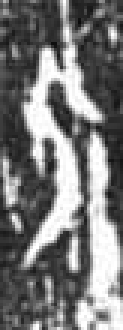
#> input picture 2024mathorcupB/4/train/001001h00786_╖┤-1.bmp, 41 x 110 px, found by its file name (shown 3 times larger); its folder holds only this picture in this run
$ python resize.py
#> lines starting #> are read from the running program, lines starting #| are printed output that depends on the picture
import os
import cv2

def resize_images_with_padding(input_folder, output_folder, target_size):
    """
    将输入文件夹中的图像调整为目标大小，并在调整过程中保持原始图像的比例，填充黑色背景。
    同时生成同名的YOLO格式标注文件。
    """
#> called with target_size = (416, 416)
    os.makedirs(output_folder, exist_ok=True)
    for filename in os.listdir(input_folder):
        if filename.endswith(('.bmp')):
            # 读取图像
            image_path = os.path.join(input_folder, filename)
            image = cv2.imread(image_path)
#> image is the input picture: shape (110, 41, 3); min 11, max 255, mean 120.3
            if image is None:
                print(f"Error: Unable to read image '{filename}'")
                continue

            # 计算调整大小后的图像
            h, w, _ = image.shape
#> h = 110; w = 41
            max_dim = max(h, w)
#> max_dim = 110
            scale = max_dim / max(target_size)
#> scale = 0.264
            new_h = int(h / scale)
#> new_h = 416
            new_w = int(w / scale)
#> new_w = 155
            pad_h = (target_size[1] - new_h) // 2
#> pad_h = 0
            pad_w = (target_size[0] - new_w) // 2
#> pad_w = 130

            # 调整大小并填充黑色背景
            resized_image = cv2.resize(image, (new_w, new_h))
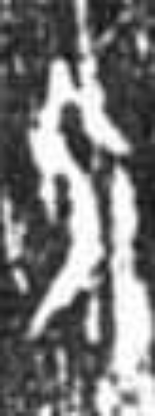
#> resized_image: shape (416, 155, 3); min 14, max 255, mean 120.1
            padded_image = cv2.copyMakeBorder(resized_image, pad_h, pad_h, pad_w, pad_w, cv2.BORDER_CONSTANT, value=(0, 0, 0))
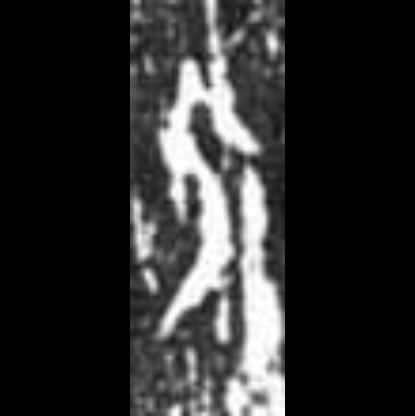
#> padded_image: shape (416, 415, 3); min 0, max 255, mean 44.9

            # 保存调整大小后的图像
            output_path = os.path.join(output_folder, filename)
            cv2.imwrite(output_path, padded_image)
            print(f"Resized '{filename}' with padding to {target_size}")

            # 生成YOLO格式的标注文件
            with open(os.path.join(output_folder, os.path.splitext(filename)[0] + '.txt'), 'w') as f:
                f.write(f"0 {(pad_w + new_w / 2) / target_size[0]} {(pad_h + new_h / 2) / target_size[1]} {new_w / target_size[0]} {new_h / target_size[1]}")

# 输入文件夹和输出文件夹路径
input_folder = 'D:/programme/2022mathorcupB/2024mathorcupB/4/train/'
output_folder = 'D:/programme/2022mathorcupB/2024mathorcupB/4/train_padded/'
# 目标大小
target_size = (416, 416)  # 你可以根据需要修改目标大小

# 调整图像大小并填充黑色背景
resize_images_with_padding(input_folder, output_folder, target_size)

$ run again, on 2024mathorcupB/4/train/001030h09120_╒¤-1.bmp
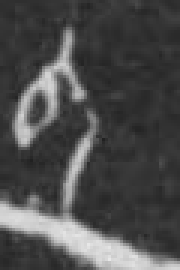
#> input picture 2024mathorcupB/4/train/001030h09120_╒¤-1.bmp, 60 x 90 px, found by its file name (shown 3 times larger)
#> in resize_images_with_padding, image is the input picture: shape (90, 60, 3); min 33, max 232, mean 76.3
#> in resize_images_with_padding, `padded_image = cv2.copyMakeBorder(resized_image, pad_h, pad_h, pad_w, ..`:
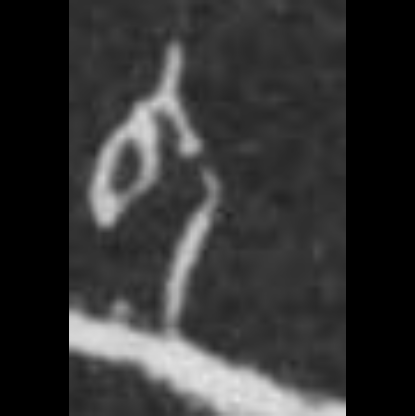
#> padded_image: shape (416, 415, 3); min 0, max 231, mean 50.8

$ run again, on 2024mathorcupB/4/train/001125h37838-1.bmp
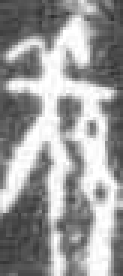
#> input picture 2024mathorcupB/4/train/001125h37838-1.bmp, 41 x 92 px, found by its file name (shown 3 times larger)
#> in resize_images_with_padding, image is the input picture: shape (92, 41, 3); min 45, max 255, mean 154.6
#> in resize_images_with_padding, `resized_image = cv2.resize(image, (new_w, new_h))`:
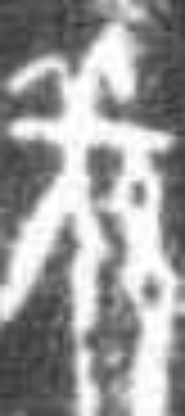
#> resized_image: shape (416, 185, 3); min 50, max 255, mean 154.5
#> in resize_images_with_padding, `padded_image = cv2.copyMakeBorder(resized_image, pad_h, pad_h, pad_w, ..`:
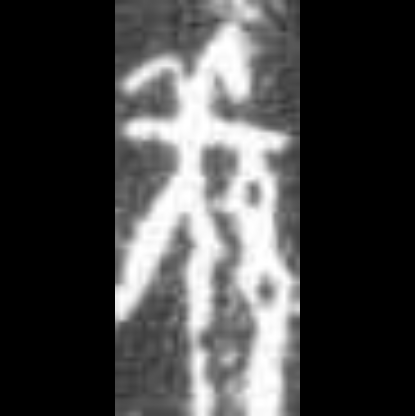
#> padded_image: shape (416, 415, 3); min 0, max 255, mean 68.9

$ run again, on 2024mathorcupB/4/train/001027h07320-1.bmp
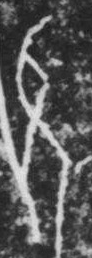
#> input picture 2024mathorcupB/4/train/001027h07320-1.bmp, 92 x 258 px, found by its file name
#> in resize_images_with_padding, image is the input picture: shape (258, 92, 3); min 24, max 230, mean 88.6
#> in resize_images_with_padding, `resized_image = cv2.resize(image, (new_w, new_h))`:
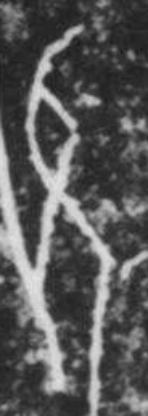
#> resized_image: shape (416, 148, 3); min 26, max 228, mean 88.5
#> in resize_images_with_padding, `padded_image = cv2.copyMakeBorder(resized_image, pad_h, pad_h, pad_w, ..`:
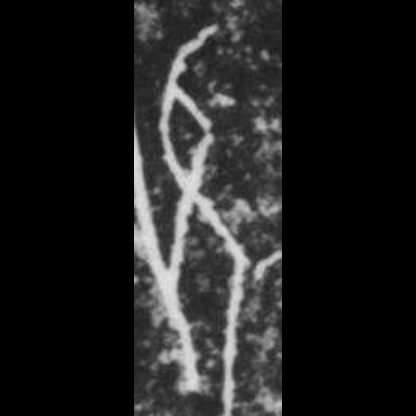
#> padded_image: shape (416, 416, 3); min 0, max 228, mean 31.5
